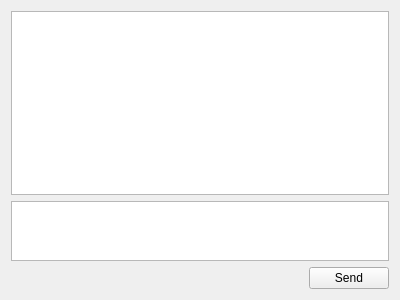
<?xml version="1.0" encoding="UTF-8"?>
<ui version="4.0">
 <class>Form</class>
 <widget class="QWidget" name="Form">
  <property name="geometry">
   <rect>
    <x>0</x>
    <y>0</y>
    <width>400</width>
    <height>300</height>
   </rect>
  </property>
  <property name="windowTitle">
   <string>Form</string>
  </property>
  <layout class="QVBoxLayout" name="verticalLayout">
   <item>
    <widget class="QTextEdit" name="txtAll"/>
   </item>
   <item>
    <widget class="QTextEdit" name="txtSend">
     <property name="maximumSize">
      <size>
       <width>16777215</width>
       <height>60</height>
      </size>
     </property>
    </widget>
   </item>
   <item>
    <layout class="QHBoxLayout" name="horizontalLayout">
     <item>
      <spacer name="horizontalSpacer">
       <property name="orientation">
        <enum>Qt::Horizontal</enum>
       </property>
       <property name="sizeHint" stdset="0">
        <size>
         <width>258</width>
         <height>20</height>
        </size>
       </property>
      </spacer>
     </item>
     <item>
      <widget class="QPushButton" name="btnSend">
       <property name="text">
        <string>Send</string>
       </property>
      </widget>
     </item>
    </layout>
   </item>
  </layout>
 </widget>
 <resources/>
 <connections/>
</ui>
